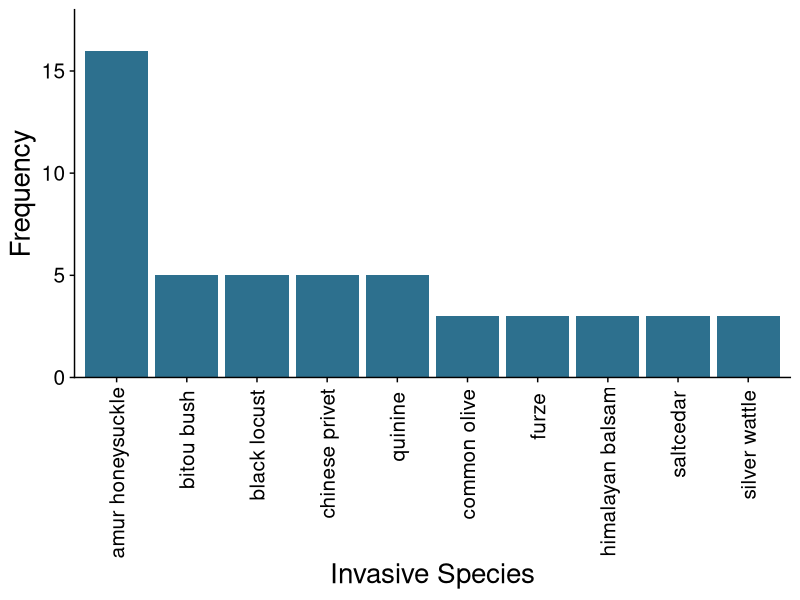
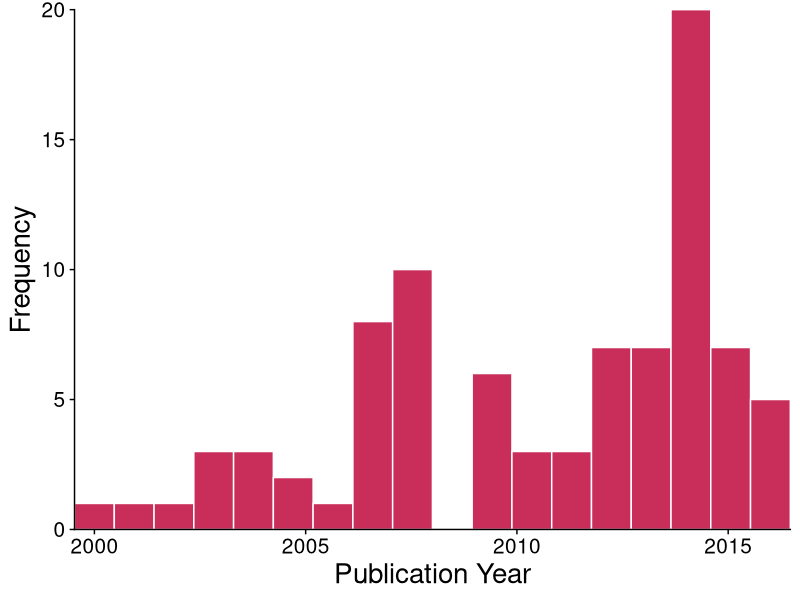

R code for these plots, in order:
## ---- chunk 1
knitr::include_graphics("https://drive.google.com/uc?id=1nAIuFRpLwwm_YU1bxBX6fHOVRAm971ar")
## ---- chunk 2
require(tidyverse)
require(cowplot)
meta_analysis_data <- read_csv("MaEDR_data.csv")
## ---- chunk 3
species_counted <- as.data.frame(dplyr::count(meta_analysis_data, invasive_species_common_name))
species_ordered <- arrange(species_counted, desc(n))
species_ordered <- dplyr::rename(species_ordered, count = n)
species_ordered$invasivespecies <- factor(species_ordered$invasive_species_common_name, levels = species_ordered$invasive_species_common_name[order(-species_ordered$count)])

top_ten_species <- slice(species_ordered, 1:10)
top_ten_species <-as.data.frame(top_ten_species)
top_ten_species$invasivespecies <- factor(top_ten_species$invasivespecies, levels = top_ten_species$invasivespecies[order(-top_ten_species$count)])

#Figure for top 10 invasives
gg_top_ten <- ggplot(data = top_ten_species, aes(x=invasivespecies, y = count))
gg_top_ten <- gg_top_ten + geom_bar(stat="identity", fill = "#2D708EFF")
gg_top_ten <- gg_top_ten + ylab("Frequency")
gg_top_ten <- gg_top_ten + xlab("Invasive Species")
gg_top_ten <- gg_top_ten + theme_cowplot() +
  scale_y_continuous(expand = c(0, 0), limits = c(0, 18))
gg_top_ten <- gg_top_ten + theme(axis.text=element_text(size=15),
                 axis.text.x = element_text(angle = 90, hjust = 0.95, vjust = .5),# Change tick mark label size
                 axis.title=element_text(size=20),
                 strip.text = element_text(size=12)) # Change axis title size
gg_top_ten
## ---- chunk 4
binsize <-
  diff(range(meta_analysis_data$publication_year)) / 17 #set to a total of 17 bins, one for each year

gg_publication_year <-
  ggplot(meta_analysis_data, aes(publication_year)) +
  geom_histogram(binwidth = binsize,
                 fill = "#C92D59",
                 colour = "white")
gg_publication_year <- gg_publication_year + theme_cowplot() +
  scale_y_continuous(expand = c(0, 0), limits = c(0, 20)) +
  scale_x_continuous(expand = c(0, 0))
gg_publication_year <- gg_publication_year + ylab("Frequency")
gg_publication_year <-
  gg_publication_year + xlab("Publication Year")

gg_publication_year <-
  gg_publication_year + theme(
    axis.text.x = element_text(size = 15),
    axis.text.y = element_text(size =
                                 15),
    axis.title = element_text(size =
                                20)
  )
gg_publication_year
